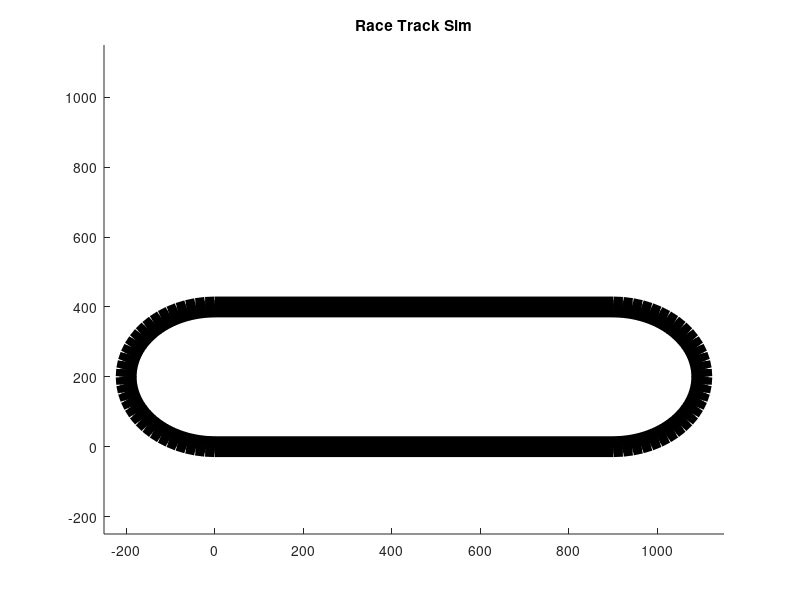

Here is the MATLAB script that generated this plot:
rectX = -200; % track creation modeled below
rectY = 0;
rectWidth  = 1300;  
rectHeight = 400;   

inner = rectangle('Position', [rectX, rectY, rectWidth, rectHeight], ...
          'Curvature', 1, 'EdgeColor', 'k', 'LineWidth', 5);

track = rectangle('Position', [rectX, rectY, rectWidth, rectHeight], ...
          'Curvature', 1, 'EdgeColor', 'k', 'LineWidth', 10);

outer = rectangle('Position', [rectX, rectY, rectWidth, rectHeight], ...
          'Curvature', 1, 'EdgeColor', 'k', 'LineWidth', 15);

axis([-250, 1150, -250, 1150]);
title('Race Track Sim');



